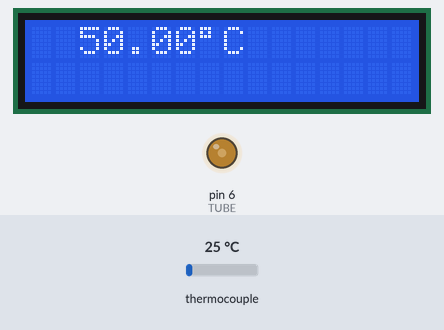
A program run on a simulated Arduino Pro Mini, built with avr-gcc and run on an emulated ATmega328P. Shown: 16×2 character LCD, output pins drawn as LEDs (lit = HIGH). Wiring (inferred from the names in the program): MAX6675 thermocouple converter: CS A2; MISO pin 2; SCK pin 3. The inputs (shaded band) are chosen by the test bench; at power-on: thermocouple 25 °C. Pins used as bus, display or sensor lines are not drawn; what the program prints to the serial monitor is not drawn.

Above: at 1.2 s.
1.3 s: thermocouple set to 75 °C
At 3.4 s:
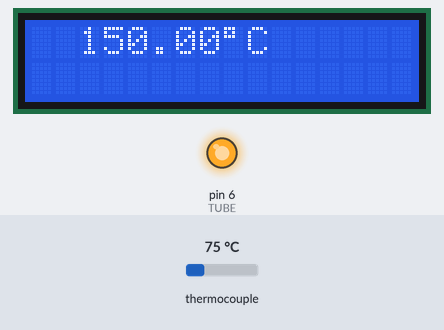
3.7 s: thermocouple set to 232 °C
At 5.2 s:
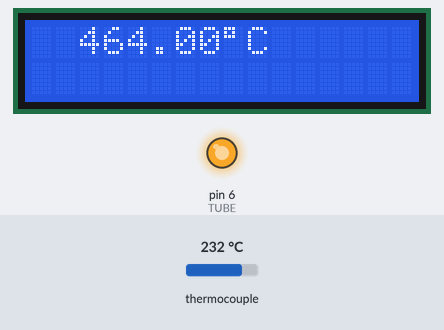
5.8 s: thermocouple set to 236 °C
At 7.1 s:
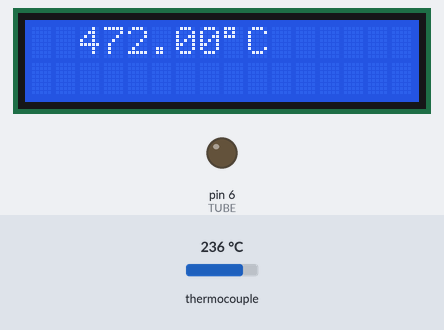
7.9 s: thermocouple set to 294 °C
At 8.9 s:
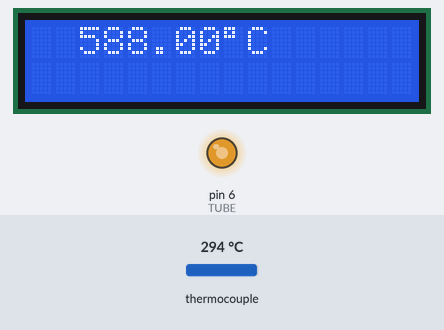
Timing chart, 0 to 10.9 s (numbered marks = the images above; inputs shaded):
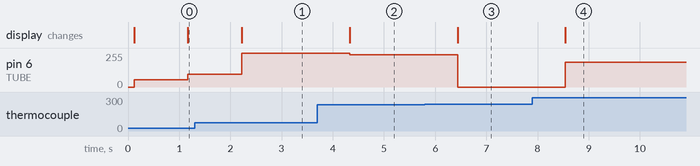

The program:

main.cpp
```cpp
#include "main.h"

void setup()
{
    Serial.begin(9600);
    pinMode(CS1, OUTPUT);
    pinMode(SCLK, OUTPUT);
    pinMode(SO, INPUT);
    pinMode(TUBE, OUTPUT);
    digitalWrite(CS1, HIGH);
    lcd.begin(16, 2);
    lcd.clear();
    lcd.backlight();
}

void loop()
{
    sensor1 = readThermocouple(CS1);
    Serial.println(sensor1);
    lcd_display();
    update_tube();
    delay(1000);
}

void update_tube()
{
    int temperatureVoltage = map(sensor1, MIN_TEMP,MAX_TEMP, 0, 255);
    analogWrite(TUBE,temperatureVoltage);

}

void lcd_display()
{
    lcd.setCursor(0, 0);
    //lcd.write(1);
    lcd.setCursor(2, 0);
    lcd.write("          ");
    lcd.setCursor(2, 0);
    lcd.print(sensor1);
    lcd.write(0b11011111);
    lcd.print("C");
}

double readThermocouple(int ChipSelect)
{
    uint16_t v; // Declara variável de 16 bits - Tamanho ideal para o dado entregue pelo MAX

    digitalWrite(ChipSelect, LOW);
    _delay_ms(1);
    v = SPIRead();  // Leitura da parte alta - Primeiros 8 bits de dados
    v <<= 8;        // Desloca 8 posições para a esquerda
    v |= SPIRead(); // Faz leitura da parte baixo e armazena nos 8 primeiros bits atravez de uma OR
    digitalWrite(ChipSelect, HIGH);

    // Confere o bit 2 para termopar acoplado ou não
    if (v & 0x4)
    {
        return NAN;
    }
    v >>= 3;         // Descarta os 3 primeiros bits, onde apenas o bit 2 carrega o status e lê do bit 3 ao 14
    return v * 0.25; // Multiplica pela resolução do MAX
}

/**************************************************************************************/
// Função que implementa um "SPI" via Software para leitura dos dados no MAX6675
/**************************************************************************************/
byte SPIRead(void)
{
    int i;
    byte d = 0;

    // Laço FOR para apanhar 8 bits de cada vez
    for (i = 7; i >= 0; i--)
    {
        digitalWrite(SCLK, LOW); // Borda de descida do clock - Falling Edge
        _delay_ms(1);            // Aguarda 1ms
        if (digitalRead(SO))
        {                         // Faz a leitura do pino de dados de saída do MAX
            d |= (1 << i);        // Armazena os bits lidos, 0 ou 1, na variável e desloca de acordo com o indice para
        }                         // preencher todo o byte de dados
        digitalWrite(SCLK, HIGH); // Borda de subida do clock - Rising Edge
        _delay_ms(1);             // Aguarda 1ms
    }
    return d; // Retirna o byte de leitura dos dados lidos do MAX
}
```

main.h
```cpp
#include <stdio.h>
#include <Wire.h>
#include <LiquidCrystal_I2C.h>

typedef enum{
  SO = 2,
  SCLK = 3,
  CS1 = A2,
  //LCD = 0x3F,   // real
  LCD = 0x20,   //simulacao
  TUBE = 6
} ports;

typedef enum{
    MIN_TEMP = -10,
    MAX_TEMP = 150,
} temperature;

double sensor1 = 0;
uint8_t degree[8]  = {140, 146, 146, 140, 128, 128, 128, 128};
LiquidCrystal_I2C lcd(LCD,2,1,0,4,5,6,7,3, POSITIVE);

byte SPIRead(void);
double readThermocouple(int ChipSelect);
void lcd_display();
void update_tube();
```

Measured:
- the behaviour switches between 235 and 236 °C on thermocouple (found by bisection; images 2 and 3)
- after the input at 1.3 s, pin 6 (TUBE): 95/255 → 255/255 after 0.93 s; the display: changes after 0.93 s (image 1)
- after the input at 3.7 s, pin 6 (TUBE): 255/255 → 243/255 after 0.63 s; the display: changes after 0.63 s (image 2)
- after the input at 5.8 s, pin 6 (TUBE): 243/255 → 0/255 after 0.64 s; the display: changes after 0.64 s (image 3)
- after the input at 7.9 s, pin 6 (TUBE): 0/255 → 185/255 after 0.64 s; the display: changes after 0.64 s (image 4)
